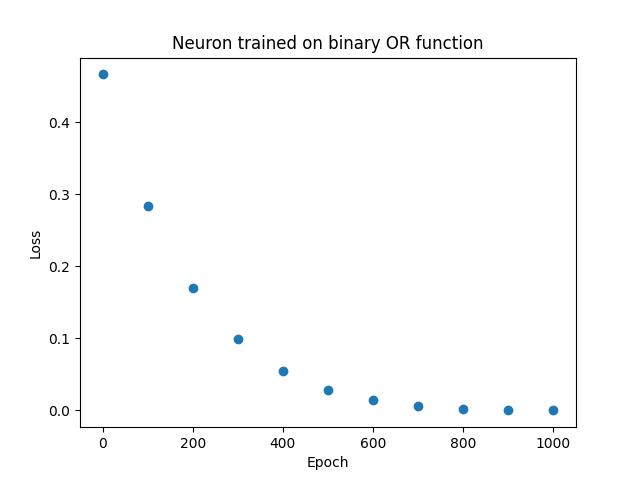

Generate this figure with Python:
from random import random
from itertools import product
from functools import reduce
from operator import mul

from cudagrad.tensor import Tensor  # type: ignore
import matplotlib.pyplot as plt


def mse(predicted: Tensor, actual: Tensor) -> Tensor:
    return (predicted - actual) * (predicted - actual)


class Module:
    def parameters(self):
        return [
            getattr(self, attr)
            for attr in dir(self)
            if type(getattr(self, attr)) == Tensor
        ]

    def zero_grad(self):
        for parameter in self.parameters():
            assert type(parameter) == Tensor
            parameter.zero_grad()


def sgd(model: Module, lr: float) -> None:
    def positions(tensor):
        indices = [list(range(size)) for size in tensor.size]
        for index in product(*indices):
            yield index

    for parameter in model.parameters():
        for position in positions(parameter):
            parameter.data[list(position)] = parameter.data[list(position)].item() + (
                -lr * parameter.grad[reduce(mul, position)]
            )


class Linear(Module):
    def __init__(self, inputs: int, outputs: int):
        self.w = Tensor([outputs, inputs], [random() for _ in range(outputs * inputs)])
        self.b = Tensor([outputs], [random() for _ in range(outputs)])

    def __call__(self, x: Tensor) -> Tensor:
        return (self.w @ x) + self.b


if __name__ == "__main__":
    # OR
    inputs = [[0, 0], [0, 1], [1, 0], [1, 1]]
    targets = [0, 1, 1, 1]

    EPOCHS = 100
    lr = 0.0001
    epochs = []
    losses = []
    model = Linear(2, 1)
    for epoch in range(EPOCHS + 1):
        for i, input in enumerate(inputs):
            model.zero_grad()
            loss = mse(Tensor([1], [targets[i]]), model(Tensor([2, 1], input)))
            loss.backward()
            sgd(model, lr)
        if epoch % (EPOCHS // 10) == 0:
            print(f"{epoch=}", f"{loss.item()}")
            epochs.append(epoch)
            losses.append(loss.item())
            out0 = round(model(Tensor([2, 1], inputs[0])).item())
            out1 = round(model(Tensor([2, 1], inputs[1])).item())
            out2 = round(model(Tensor([2, 1], inputs[2])).item())
            out3 = round(model(Tensor([2, 1], inputs[3])).item())
            print("0 OR 0 = ", out0, "🔥" if out0 == 0 else "🌧️")
            print("0 OR 1 = ", out1, "🔥" if out1 == 1 else "🌧️")
            print("1 OR 0 = ", out2, "🔥" if out2 == 1 else "🌧️")
            print("1 OR 1 = ", out3, "🔥" if out3 == 1 else "🌧️")

    plt.scatter(epochs, losses)
    plt.title("Neuron trained on binary OR function")
    plt.xlabel("Epoch")
    plt.ylabel("Loss")
    plt.savefig("neuron.jpg")
